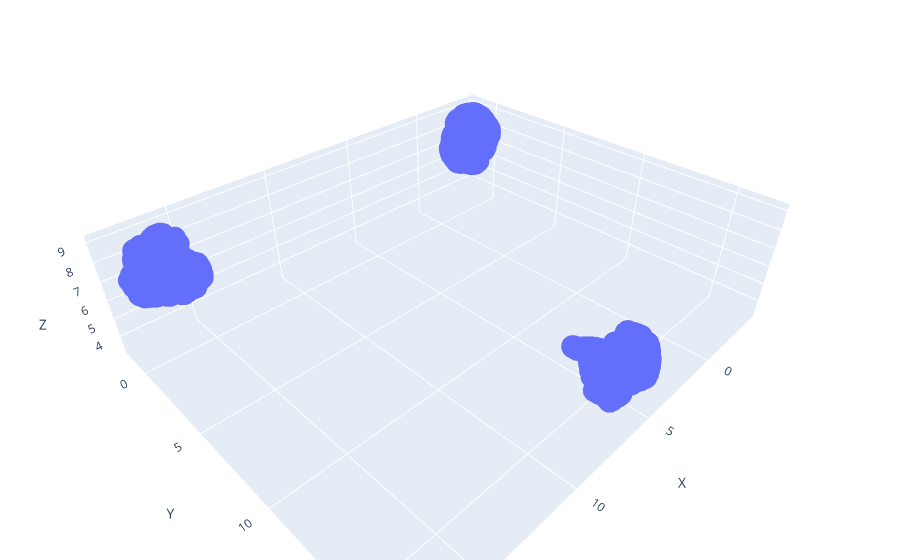

Write notebook code for a chart like this one.
### Code cell
um2 = umap.UMAP(n_neighbors=30,n_components=3).fit_transform(um)
um2=pd.DataFrame(um2)
um2.columns = ['X','Y','Z']
#um['cluster'] = df['cluster'].astype(str)
fig = px.scatter_3d(um2, 
                x='X',y='Y',z='Z')
fig.update_layout(showlegend=False)
fig.update_layout(margin=dict(l=0, r=0, b=0, t=0))
fig.show()

### Figure 1 — Plotly figure (JSON) as saved in the notebook; plotly's stock layout.template omitted (floating-point values rounded to 4 significant figures; data arrays with more than 128 entries replaced by an {"elided": "..."} marker saying what was removed)
{"data": [{"hovertemplate": "X=%{x}<br>Y=%{y}<br>Z=%{z}<extra></extra>", "legendgroup": "", "marker": {"color": "#636efa", "symbol": "circle"}, "mode": "markers", "name": "", "scene": "scene", "showlegend": false, "type": "scatter3d", "x": {"elided": "1000 float values"}, "y": {"elided": "1000 float values"}, "z": {"elided": "1000 float values"}}], "layout": {"legend": {"tracegroupgap": 0}, "margin": {"b": 0, "l": 0, "r": 0, "t": 0}, "scene": {"domain": {"x": [0, 1], "y": [0, 1]}, "xaxis": {"title": {"text": "X"}}, "yaxis": {"title": {"text": "Y"}}, "zaxis": {"title": {"text": "Z"}}}, "showlegend": false}}
